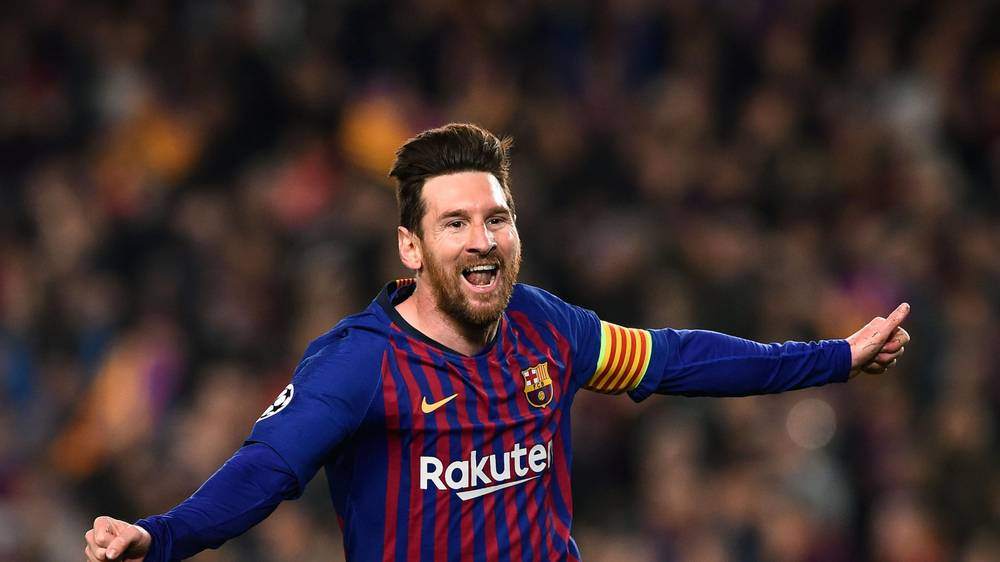
#> input picture data/messi.jpg, 1000 x 562 px
$ python evaluate.py   (older library calls are emulated)
#> lines starting #> are read from the running program, lines starting #| are printed output that depends on the picture
### challenge/sample_student.py
## ---------------------------- ##
##
## sample_student.py
##
## Example student submission for programming challenge. Insructions:
## 1. Before submitting, change the name of this file to your firstname_lastname.py.
## 2. Be sure not to change the name of the methods below.
## 3. Complete the methods below using only python and numpy methods.
## 4. ANIT-PLAGARISM checks will be run on your submission, if your code matches another student's too closely,
## 	  we will be required to report you to the office of academic affairs - this may results in failing the course
##    or in severe cases, being expelled.
##
##
## ---------------------------- ##

import numpy as np

def convert_to_grayscale(im):
	'''
	Converts an (nxmx3) color image im into a (nxm) grayscale image.

	'''


	return grayscale_image


# [67 lines left out: functions crop_image, compute_range, maximize_contrast, flip_image, count_pixels_above_threshold, normalize and 1 more, not called in this run]

### challenge/evaluate.py
## ------------------------- ##
##
## evaluate.py
## Basic image processing utilties.
##
##In order to test your code, you can use the images in the "data" folder. But for the actual evaulation, we will use different images. The variables
## 'direction', 'threshold', 'pixel_count' will have different values. Any hard coded value here is only for you to test sample_student.py on your local machine.
##
##Here we check for 99% match between the images returned from sample_student.py and our evaluation images.
##
##In order to run this evaluation script locally, you have will have to install opencv(cv2) and pillow(PIL) package.
##This can be done installed using pip by simply typing : "pip install pillow" and "pip install opencv-python" on your terminal.
## ------------------------- ##

import numpy as np
import cv2
from matplotlib import pyplot as plt
import time
from PIL import Image


#Import student's methods:
import sample_student as ss

program_start = time.time()


###SCORE########
score = 0

#### Read Image ######
img = cv2.imread('../data/messi.jpg')
#> img is the input picture: shape (562, 1000, 3); mean B, G, R 46.8, 44.2, 60.7
img_pil = Image.open("../data/messi.jpg")


print("Checking Gray Scale...")
##### Gray Scale ##########

# Convert
eval_img = cv2.cvtColor(img, cv2.COLOR_BGR2GRAY)
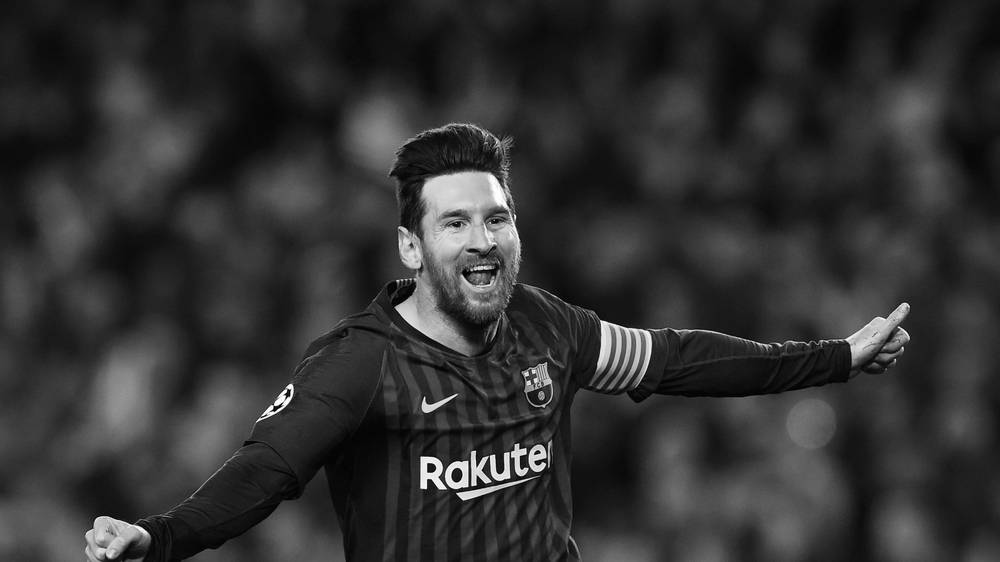
#> eval_img: shape (562, 1000); min 0, max 255, mean 49.4


#> (the run stopped early here; a loop or call above may not have finished)
